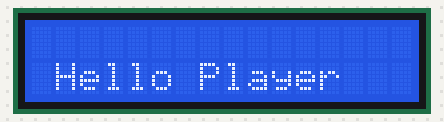
A sketch run on a simulated Arduino Uno, built with avr-gcc and run on an emulated ATmega328P. Parts: 16×2 character LCD.

Above: at 0.21 s.
At 0.81 s:
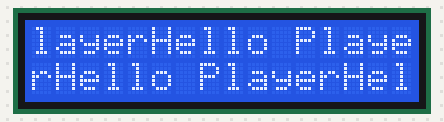
At 1.72 s:
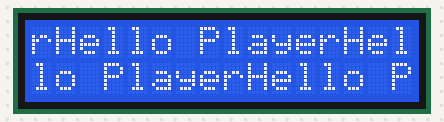
At 3.22 s:
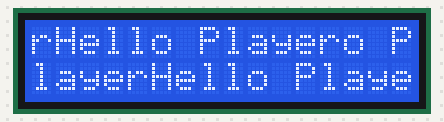
At 4.73 s:
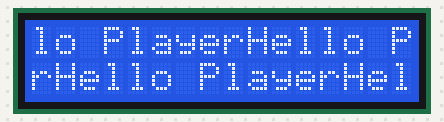
At 6.54 s:
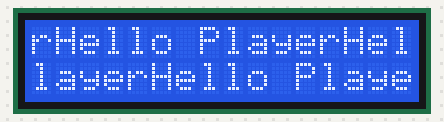

The sketch:

LCD_Display.ino
```cpp
#include<LiquidCrystal.h>
  LiquidCrystal lcd(8,9,4,5,6,7);
void setup() {
  // put your setup code here, to run once:
  lcd.begin(16,2);
  lcd.setCursor(1,1);

}

void loop() {
  // put your main code here, to run repeatedly:
    lcd.print("Hello Player");
}
```

Measured:
- by itself, everything shown: repeats every 6.0 s, in 20 steps
